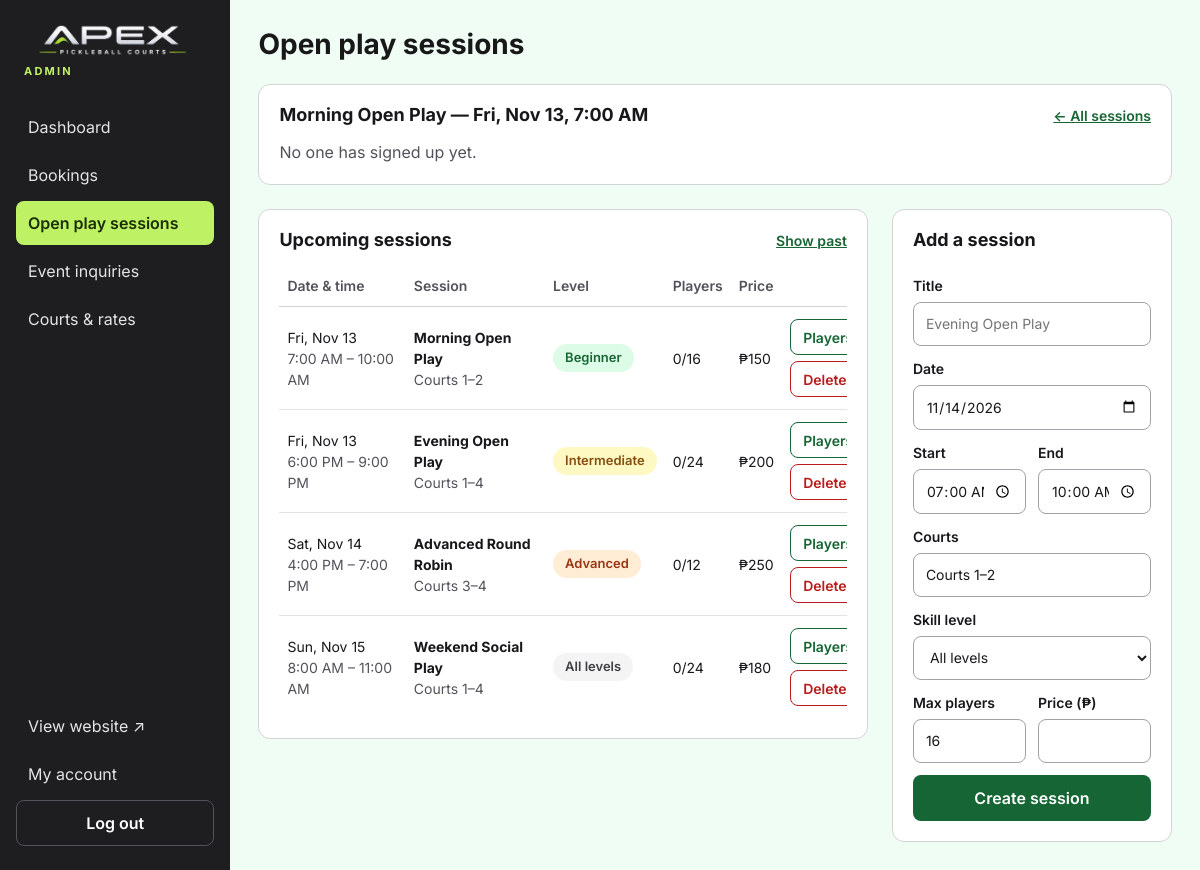
Before: /admin/open-play.php?session=1 (signed in) with the older database file.
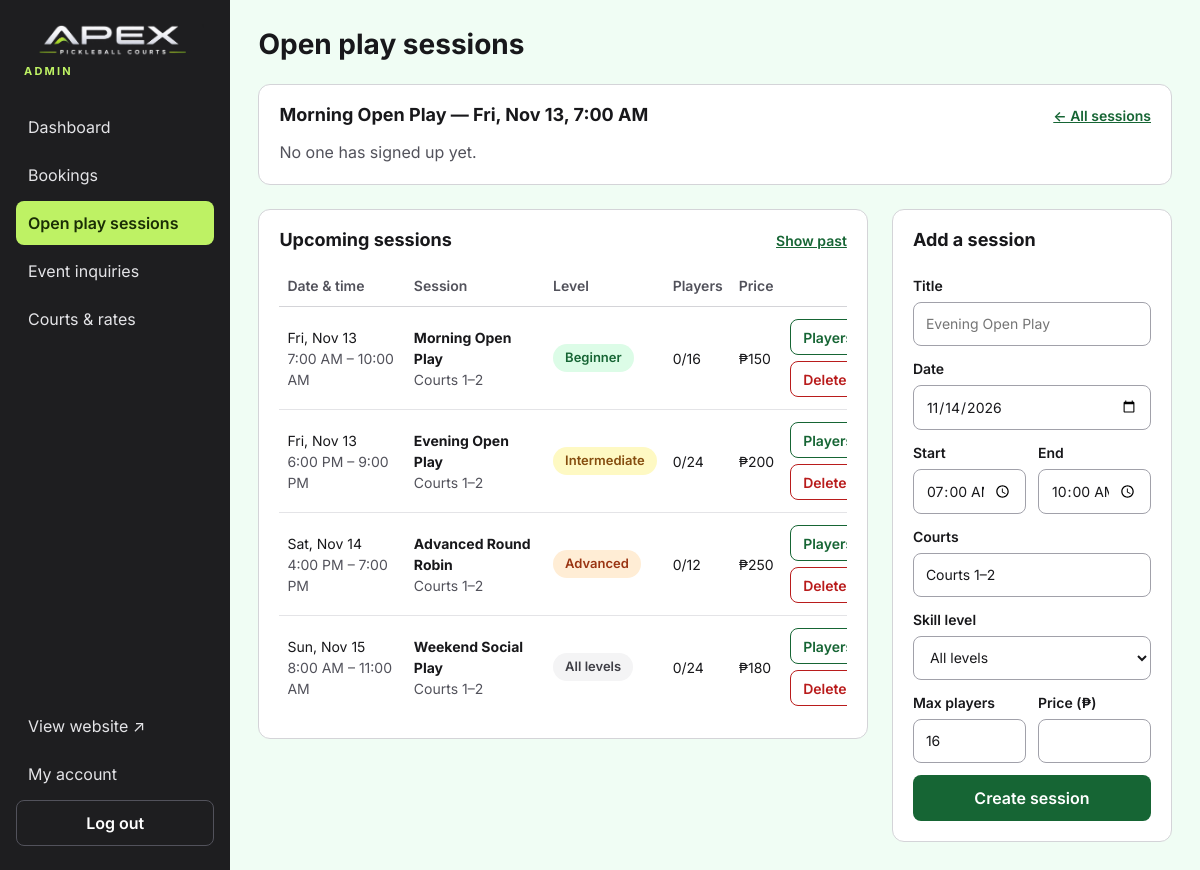
After: the same page with the newer database file.
### tables this page shows
CREATE TABLE open_play_sessions (
  id INT AUTO_INCREMENT PRIMARY KEY,
  title VARCHAR(100) NOT NULL,
  session_date DATE NOT NULL,
  start_time TIME NOT NULL,
  end_time TIME NOT NULL,
  courts_label VARCHAR(50) NOT NULL,
  skill_level VARCHAR(20) NOT NULL DEFAULT 'All levels',  
  capacity INT NOT NULL DEFAULT 16,
  price DECIMAL(10,2) NOT NULL,
  created_at TIMESTAMP DEFAULT CURRENT_TIMESTAMP
);

### includes/functions.php (called while the page is built, shortened)
<?php
function e($value): string
{
    return htmlspecialchars((string) $value, ENT_QUOTES, 'UTF-8');
}
function money($amount): string
{
    return '₱' . number_format((float) $amount, 0);
}
function fmt_time(string $time): string
{
    return date('g:i A', strtotime($time));
}
function fmt_date(string $date, string $format = 'D, M j'): string
{
    return date($format, strtotime($date));
}
function level_class(string $level): string
{
    return [
        'Beginner' => 'tag-green',
        'Intermediate' => 'tag-yellow',
        'Advanced' => 'tag-orange',
    ][$level] ?? 'tag-gray';
}

### admin/open-play.php (the view, shortened to what the changed rows need)
<?php
require __DIR__ . '/../includes/functions.php';
$pdo = db();
$viewId = (int) ($_GET['session'] ?? 0);
$viewSession = null;
if ($viewId) {
    $stmt = $pdo->prepare('SELECT * FROM open_play_sessions WHERE id = ?');
    $stmt->execute([$viewId]);
    $viewSession = $stmt->fetch();
}
$showPast = isset($_GET['past']);
$stmt = $pdo->prepare("SELECT s.*,
        (SELECT COUNT(*) FROM open_play_signups u WHERE u.session_id = s.id AND u.status = 'joined') AS joined,
        (SELECT COUNT(*) FROM open_play_signups u WHERE u.session_id = s.id AND u.status = 'waitlist') AS waiting
      FROM open_play_sessions s WHERE s.session_date " . ($showPast ? '<' : '>=') . ' ?
      ORDER BY s.session_date ' . ($showPast ? 'DESC' : 'ASC') . ', s.start_time LIMIT 100');
$stmt->execute([date('Y-m-d')]);
$sessions = $stmt->fetchAll();
require __DIR__ . '/../includes/admin_header.php';
?>
<div class="admin-top"><h1>Open play sessions</h1></div>
<?php if ($viewSession): ?>
<section class="panel">
  <div class="panel-head">
    <h2><?= e($viewSession['title']) ?> — <?= e(fmt_date($viewSession['session_date'], 'D, M j')) ?>, <?= e(fmt_time($viewSession['start_time'])) ?></h2>
  </div>
</section>
<?php endif; ?>
<div class="two-col">
  <section class="panel wide">
    <div class="panel-head">
      <h2><?= $showPast ? 'Past sessions' : 'Upcoming sessions' ?></h2>
    </div>
    <?php if (!$sessions): ?>
      <p class="muted">No sessions to show.</p>
    <?php else: ?>
    <div class="table-wrap">
      <table class="table">
        <thead><tr><th>Date &amp; time</th><th>Session</th><th>Level</th><th>Players</th><th>Price</th><th><span class="sr-only">Actions</span></th></tr></thead>
        <tbody>
        <?php foreach ($sessions as $s): ?>
          <tr>
            <td><?= e(fmt_date($s['session_date'], 'D, M j')) ?><br><span class="muted"><?= e(fmt_time($s['start_time'])) ?> – <?= e(fmt_time($s['end_time'])) ?></span></td>
            <td><strong><?= e($s['title']) ?></strong><br><span class="muted"><?= e($s['courts_label']) ?></span></td>
            <td><span class="tag <?= level_class($s['skill_level']) ?>"><?= e($s['skill_level']) ?></span></td>
            <td><?= (int) $s['joined'] ?>/<?= (int) $s['capacity'] ?><?php if ($s['waiting']): ?><br><span class="muted">+<?= (int) $s['waiting'] ?> waitlist</span><?php endif; ?></td>
            <td><?= money($s['price']) ?></td>
            <td>
              <div class="actions">
                <a class="btn btn-sm btn-outline" href="open-play.php?session=<?= (int) $s['id'] ?>">Players</a>
                <form method="post" onsubmit="return confirm('Delete this session and its sign-ups?')"><?= csrf_field() ?>
                  <button class="btn btn-sm btn-danger" type="submit">Delete</button>
                </form>
              </div>
            </td>
          </tr>
        <?php endforeach; ?>
        </tbody>
      </table>
    </div>
    <?php endif; ?>
  </section>
  <section class="panel narrow" aria-label="New session">
    <h2 style="font-size: 18px">Add a session</h2>
  </section>
</div>
<?php require __DIR__ . '/../includes/admin_footer.php'; ?>

Changed rows visible on the page:
changed open_play_sessions "6:00 PM": courts_label "Courts 1–4" → "Courts 1–2"
changed open_play_sessions "Sat, Nov 14": courts_label "Courts 3–4" → "Courts 1–2"
changed open_play_sessions "Sun, Nov 15": courts_label "Courts 1–4" → "Courts 1–2"
